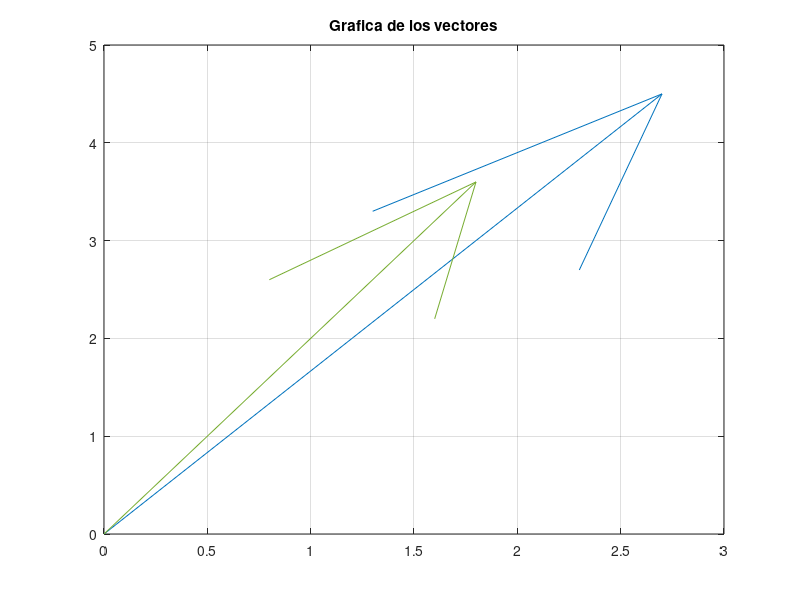

Write the MATLAB code that produced this figure.
clc
clear all
close all

%% Solucion de un problema de algebra usando lo visto en el curso
%Determinar el producto punto entre dos vectores, el angulo entre estos y graficar cada vector.

%% Generar las matrices

A = [3,5];
B = [2,4];

%% Calculo del producto punto
C = dot(A,B);

fprintf('El producto punto es %f \n', C)

%% Calculo de angulo entre dos vectores
A2 = sqrt(3^2+5^2);
B2 = sqrt(2^2+4^2);

Angulo = acosd(C/(A2.*B2));

fprintf('El angulo entre los vectores es %f \n', Angulo)

%% Grafica de los vectores

figure(1)
quiver(0,0,3,5)
hold on
quiver(0,0,2,4)
title('Grafica de los vectores')
grid
